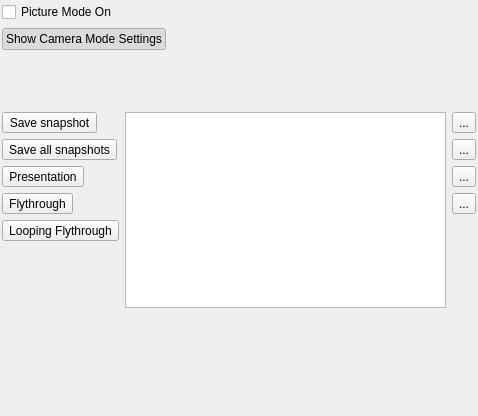
<?xml version="1.0" encoding="UTF-8"?>
<ui version="4.0">
 <class>CameraTab</class>
 <widget class="QWidget" name="CameraTab">
  <property name="geometry">
   <rect>
    <x>0</x>
    <y>0</y>
    <width>478</width>
    <height>416</height>
   </rect>
  </property>
  <property name="windowTitle">
   <string>Form</string>
  </property>
  <layout class="QVBoxLayout" name="verticalLayout_3">
   <property name="margin">
    <number>2</number>
   </property>
   <item>
    <widget class="QCheckBox" name="m_pictureModeToggler">
     <property name="text">
      <string>Picture Mode On</string>
     </property>
    </widget>
   </item>
   <item>
    <layout class="QHBoxLayout" name="horizontalLayout_2">
     <item>
      <widget class="QPushButton" name="m_showHideSettingsButton">
       <property name="text">
        <string>Show Camera Mode Settings</string>
       </property>
       <property name="checkable">
        <bool>true</bool>
       </property>
       <property name="checked">
        <bool>true</bool>
       </property>
      </widget>
     </item>
     <item>
      <spacer name="horizontalSpacer">
       <property name="orientation">
        <enum>Qt::Horizontal</enum>
       </property>
       <property name="sizeHint" stdset="0">
        <size>
         <width>40</width>
         <height>20</height>
        </size>
       </property>
      </spacer>
     </item>
    </layout>
   </item>
   <item>
    <widget class="ves::conductor::GenericPropertyBrowser" name="m_overallSettings" native="true">
     <property name="minimumSize">
      <size>
       <width>10</width>
       <height>50</height>
      </size>
     </property>
    </widget>
   </item>
   <item>
    <layout class="QHBoxLayout" name="horizontalLayout">
     <item>
      <layout class="QVBoxLayout" name="verticalLayout">
       <item>
        <widget class="QToolButton" name="m_snapshotButton">
         <property name="toolTip">
          <string>Save snapshot from selected camera</string>
         </property>
         <property name="text">
          <string>Save snapshot</string>
         </property>
         <property name="icon">
          <iconset resource="../../../../../../../../../trunk/src/ves/conductor/qt/icons.qrc">
           <normaloff>:/images/camera.png</normaloff>:/images/camera.png</iconset>
         </property>
         <property name="iconSize">
          <size>
           <width>32</width>
           <height>32</height>
          </size>
         </property>
        </widget>
       </item>
       <item>
        <widget class="QToolButton" name="m_allSnapshotButton">
         <property name="toolTip">
          <string>Save snapshots from all cameras</string>
         </property>
         <property name="text">
          <string>Save all snapshots</string>
         </property>
         <property name="icon">
          <iconset resource="../../../../../../../../../trunk/src/ves/conductor/qt/icons.qrc">
           <normaloff>:/images/cameras.png</normaloff>:/images/cameras.png</iconset>
         </property>
         <property name="iconSize">
          <size>
           <width>32</width>
           <height>32</height>
          </size>
         </property>
        </widget>
       </item>
       <item>
        <widget class="QToolButton" name="m_presentationButton">
         <property name="toolTip">
          <string>Make OpenOffice presentation</string>
         </property>
         <property name="text">
          <string>Presentation</string>
         </property>
         <property name="icon">
          <iconset resource="../../../../../../../../../trunk/src/ves/conductor/qt/icons.qrc">
           <normaloff>:/images/slideshow.png</normaloff>:/images/slideshow.png</iconset>
         </property>
         <property name="iconSize">
          <size>
           <width>32</width>
           <height>32</height>
          </size>
         </property>
        </widget>
       </item>
       <item>
        <widget class="QToolButton" name="m_flythroughButton">
         <property name="toolTip">
          <string>Begin flythrough</string>
         </property>
         <property name="text">
          <string>Flythrough</string>
         </property>
         <property name="icon">
          <iconset resource="../../../../../../../../../trunk/src/ves/conductor/qt/icons.qrc">
           <normaloff>:/images/flythrough.png</normaloff>:/images/flythrough.png</iconset>
         </property>
         <property name="iconSize">
          <size>
           <width>32</width>
           <height>32</height>
          </size>
         </property>
        </widget>
       </item>
       <item>
        <widget class="QToolButton" name="m_loopingFlythroughButton">
         <property name="toolTip">
          <string>Begin flythrough</string>
         </property>
         <property name="text">
          <string>Looping Flythrough</string>
         </property>
         <property name="icon">
          <iconset resource="../../../../../../../../../trunk/src/ves/conductor/qt/icons.qrc">
           <normaloff>:/images/flythroughLoop.png</normaloff>:/images/flythroughLoop.png</iconset>
         </property>
         <property name="iconSize">
          <size>
           <width>32</width>
           <height>32</height>
          </size>
         </property>
         <property name="checkable">
          <bool>true</bool>
         </property>
        </widget>
       </item>
       <item>
        <spacer name="verticalSpacer">
         <property name="orientation">
          <enum>Qt::Vertical</enum>
         </property>
         <property name="sizeHint" stdset="0">
          <size>
           <width>20</width>
           <height>40</height>
          </size>
         </property>
        </spacer>
       </item>
      </layout>
     </item>
     <item>
      <widget class="QListWidget" name="m_cameraListWidget"/>
     </item>
     <item>
      <layout class="QVBoxLayout" name="verticalLayout_2">
       <item>
        <widget class="QToolButton" name="m_addCameraButton">
         <property name="text">
          <string>...</string>
         </property>
         <property name="icon">
          <iconset resource="../../../../../../../../../trunk/src/ves/conductor/qt/icons.qrc">
           <normaloff>:/images/add.png</normaloff>:/images/add.png</iconset>
         </property>
         <property name="iconSize">
          <size>
           <width>32</width>
           <height>32</height>
          </size>
         </property>
        </widget>
       </item>
       <item>
        <widget class="QToolButton" name="m_removeCameraButton">
         <property name="text">
          <string>...</string>
         </property>
         <property name="icon">
          <iconset resource="../../../../../../../../../trunk/src/ves/conductor/qt/icons.qrc">
           <normaloff>:/images/remove.png</normaloff>:/images/remove.png</iconset>
         </property>
         <property name="iconSize">
          <size>
           <width>32</width>
           <height>32</height>
          </size>
         </property>
        </widget>
       </item>
       <item>
        <widget class="QToolButton" name="m_cameraUpButton">
         <property name="text">
          <string>...</string>
         </property>
         <property name="icon">
          <iconset resource="../../../../../../../../../trunk/src/ves/conductor/qt/icons.qrc">
           <normaloff>:/images/up.png</normaloff>:/images/up.png</iconset>
         </property>
         <property name="iconSize">
          <size>
           <width>32</width>
           <height>32</height>
          </size>
         </property>
        </widget>
       </item>
       <item>
        <widget class="QToolButton" name="m_cameraDownButton">
         <property name="text">
          <string>...</string>
         </property>
         <property name="icon">
          <iconset resource="../../../../../../../../../trunk/src/ves/conductor/qt/icons.qrc">
           <normaloff>:/images/down.png</normaloff>:/images/down.png</iconset>
         </property>
         <property name="iconSize">
          <size>
           <width>32</width>
           <height>32</height>
          </size>
         </property>
        </widget>
       </item>
       <item>
        <spacer name="verticalSpacer_2">
         <property name="orientation">
          <enum>Qt::Vertical</enum>
         </property>
         <property name="sizeHint" stdset="0">
          <size>
           <width>20</width>
           <height>40</height>
          </size>
         </property>
        </spacer>
       </item>
      </layout>
     </item>
    </layout>
   </item>
   <item>
    <widget class="ves::conductor::GenericPropertyBrowser" name="m_perCameraSettings" native="true">
     <property name="minimumSize">
      <size>
       <width>10</width>
       <height>100</height>
      </size>
     </property>
    </widget>
   </item>
  </layout>
 </widget>
 <customwidgets>
  <customwidget>
   <class>ves::conductor::GenericPropertyBrowser</class>
   <extends>QWidget</extends>
   <header>ves/conductor/qt/propertyBrowser/GenericPropertyBrowser.h</header>
   <container>1</container>
  </customwidget>
 </customwidgets>
 <resources>
  <include location="../../../../../../../../../trunk/src/ves/conductor/qt/icons.qrc"/>
 </resources>
 <connections>
  <connection>
   <sender>m_showHideSettingsButton</sender>
   <signal>toggled(bool)</signal>
   <receiver>m_overallSettings</receiver>
   <slot>setVisible(bool)</slot>
   <hints>
    <hint type="sourcelabel">
     <x>126</x>
     <y>46</y>
    </hint>
    <hint type="destinationlabel">
     <x>146</x>
     <y>113</y>
    </hint>
   </hints>
  </connection>
  <connection>
   <sender>m_pictureModeToggler</sender>
   <signal>toggled(bool)</signal>
   <receiver>m_cameraListWidget</receiver>
   <slot>setDisabled(bool)</slot>
   <hints>
    <hint type="sourcelabel">
     <x>43</x>
     <y>15</y>
    </hint>
    <hint type="destinationlabel">
     <x>98</x>
     <y>151</y>
    </hint>
   </hints>
  </connection>
  <connection>
   <sender>m_pictureModeToggler</sender>
   <signal>toggled(bool)</signal>
   <receiver>m_addCameraButton</receiver>
   <slot>setDisabled(bool)</slot>
   <hints>
    <hint type="sourcelabel">
     <x>388</x>
     <y>14</y>
    </hint>
    <hint type="destinationlabel">
     <x>456</x>
     <y>137</y>
    </hint>
   </hints>
  </connection>
  <connection>
   <sender>m_pictureModeToggler</sender>
   <signal>toggled(bool)</signal>
   <receiver>m_removeCameraButton</receiver>
   <slot>setDisabled(bool)</slot>
   <hints>
    <hint type="sourcelabel">
     <x>324</x>
     <y>11</y>
    </hint>
    <hint type="destinationlabel">
     <x>442</x>
     <y>190</y>
    </hint>
   </hints>
  </connection>
  <connection>
   <sender>m_pictureModeToggler</sender>
   <signal>toggled(bool)</signal>
   <receiver>m_cameraUpButton</receiver>
   <slot>setDisabled(bool)</slot>
   <hints>
    <hint type="sourcelabel">
     <x>324</x>
     <y>13</y>
    </hint>
    <hint type="destinationlabel">
     <x>442</x>
     <y>235</y>
    </hint>
   </hints>
  </connection>
  <connection>
   <sender>m_pictureModeToggler</sender>
   <signal>toggled(bool)</signal>
   <receiver>m_cameraDownButton</receiver>
   <slot>setDisabled(bool)</slot>
   <hints>
    <hint type="sourcelabel">
     <x>289</x>
     <y>8</y>
    </hint>
    <hint type="destinationlabel">
     <x>450</x>
     <y>291</y>
    </hint>
   </hints>
  </connection>
  <connection>
   <sender>m_pictureModeToggler</sender>
   <signal>toggled(bool)</signal>
   <receiver>m_allSnapshotButton</receiver>
   <slot>setDisabled(bool)</slot>
   <hints>
    <hint type="sourcelabel">
     <x>198</x>
     <y>17</y>
    </hint>
    <hint type="destinationlabel">
     <x>20</x>
     <y>190</y>
    </hint>
   </hints>
  </connection>
  <connection>
   <sender>m_pictureModeToggler</sender>
   <signal>toggled(bool)</signal>
   <receiver>m_presentationButton</receiver>
   <slot>setDisabled(bool)</slot>
   <hints>
    <hint type="sourcelabel">
     <x>234</x>
     <y>14</y>
    </hint>
    <hint type="destinationlabel">
     <x>30</x>
     <y>241</y>
    </hint>
   </hints>
  </connection>
  <connection>
   <sender>m_pictureModeToggler</sender>
   <signal>toggled(bool)</signal>
   <receiver>m_flythroughButton</receiver>
   <slot>setDisabled(bool)</slot>
   <hints>
    <hint type="sourcelabel">
     <x>250</x>
     <y>11</y>
    </hint>
    <hint type="destinationlabel">
     <x>25</x>
     <y>289</y>
    </hint>
   </hints>
  </connection>
  <connection>
   <sender>m_pictureModeToggler</sender>
   <signal>toggled(bool)</signal>
   <receiver>m_perCameraSettings</receiver>
   <slot>setDisabled(bool)</slot>
   <hints>
    <hint type="sourcelabel">
     <x>268</x>
     <y>14</y>
    </hint>
    <hint type="destinationlabel">
     <x>253</x>
     <y>337</y>
    </hint>
   </hints>
  </connection>
 </connections>
</ui>
